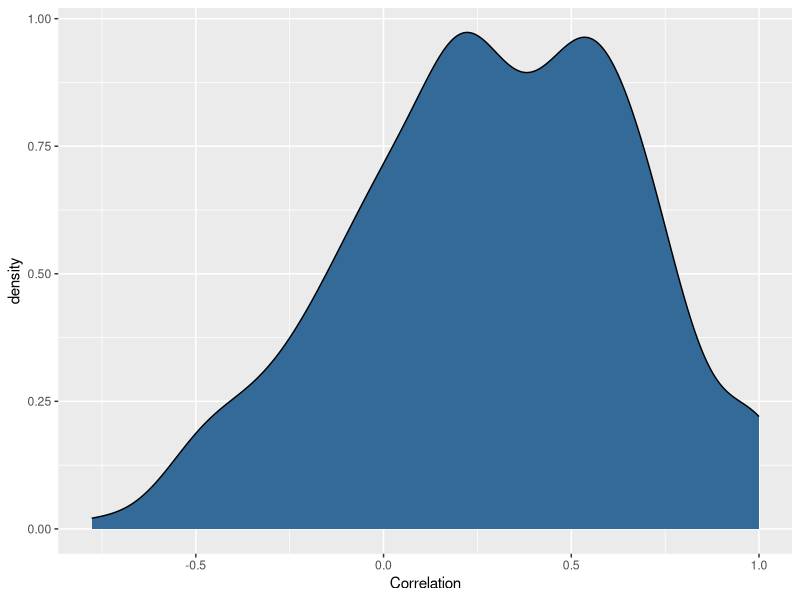
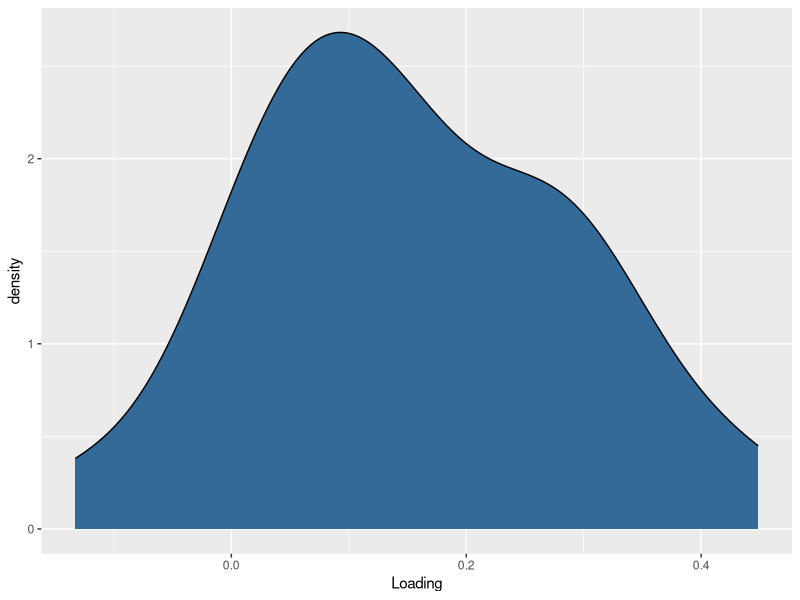
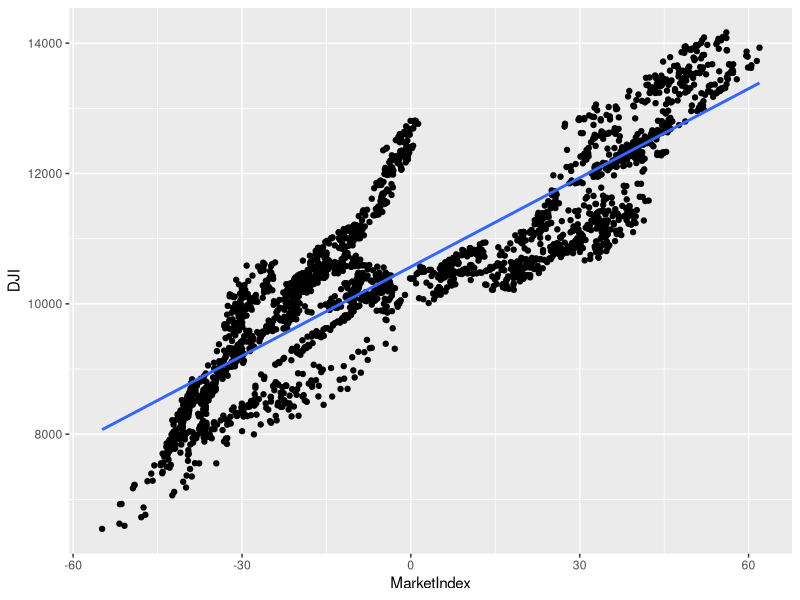
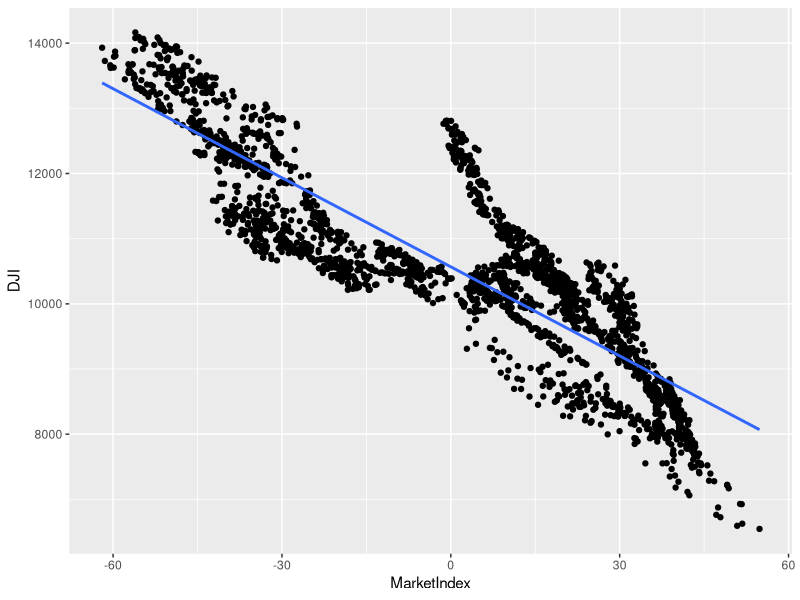
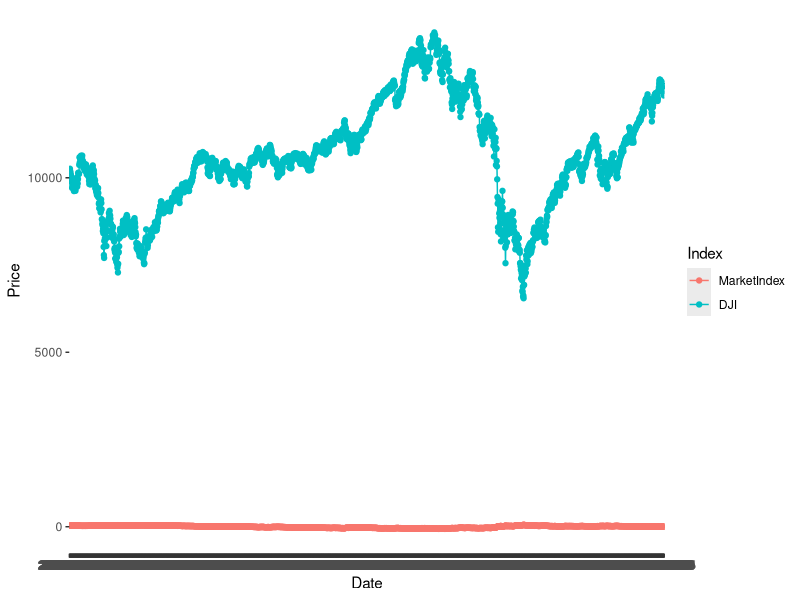
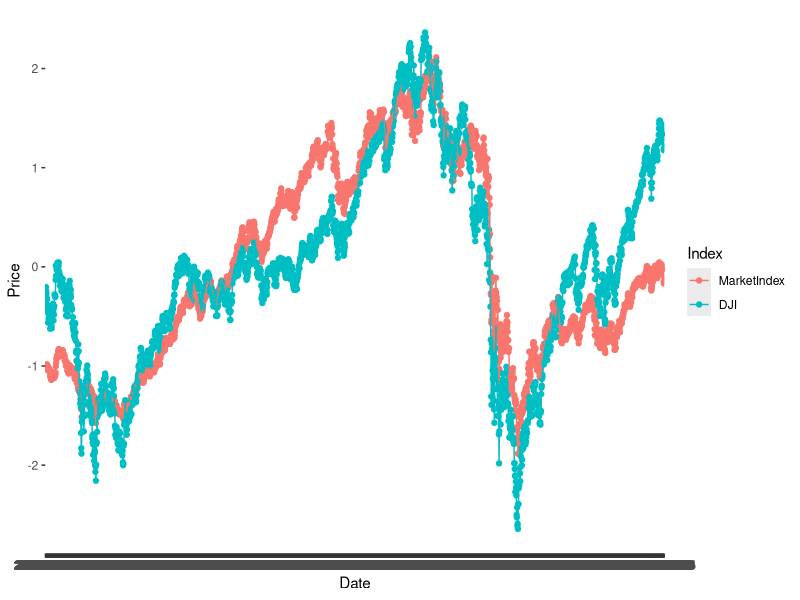

Generate these figures, in order, with R:
## ---- chunk 1
knitr::opts_chunk$set(echo = TRUE)
## ---- chunk 2
prices <- read.csv('data/stock_prices.csv')
library(ggplot2)
library(lubridate)
prices <- transform(prices,Date=ymd(Date))
## ---- chunk 3
library(reshape)
date.stock.matrix <- cast(prices,Date~Stock,value='Close')
## ---- chunk 4
prices <- subset(prices,Date!=ymd('2002-02-01'))
prices <- subset(prices,Stock!='DDR')
date.stock.matrix <- cast(prices,Date~Stock,value='Close')
## ---- chunk 5
cor.matrix <- cor(date.stock.matrix[,2:ncol(date.stock.matrix)])
correlations <- as.numeric(cor.matrix)

ggplot(data.frame(Correlation=correlations),
       aes(x=Correlation,fill=1))+
  geom_density()+
  theme(legend.position = 'none')
## ---- chunk 6
pca <- princomp(date.stock.matrix[,2:ncol(date.stock.matrix)])
pca
## ---- chunk 7
principal.component <- pca$loadings[,1]
loadings <- as.numeric(principal.component)
ggplot(data.frame(Loading=loadings),aes(x=Loading,fill=1))+
  geom_density()+
  theme(legend.position = 'none')
## ---- chunk 8
market.index <- predict(pca)[,1]
## ---- chunk 9
dji.prices <- read.csv('data/DJI.csv',stringsAsFactors = F)
dji.prices <- transform(dji.prices,Date <- ymd(Date))
dji.prices <- subset(dji.prices,Date>ymd('2001-12-31'))
dji.prices <- subset(dji.prices,Date!=ymd('2002-02-01'))

dji <- with(dji.prices,rev(Close))
dates <- with(dji.prices,rev(Date))
## ---- chunk 10
comparison <- data.frame(Date=dates,MarketIndex=market.index,DJI=dji)
ggplot(comparison,aes(x=MarketIndex,y=DJI))+
  geom_point()+
  geom_smooth(method='lm',se=FALSE)
## ---- chunk 11
comparison <- data.frame(Date=dates,MarketIndex= -1*market.index, DJI=dji)
ggplot(comparison,aes(x=MarketIndex,y=DJI))+
  geom_point()+
  geom_smooth(method='lm',se=FALSE)
## ---- chunk 12
alt.comparison <- melt(comparison,id.vars = 'Date')
names(alt.comparison) <- c('Date','Index','Price')
ggplot(alt.comparison,aes(x=Date,y=Price,group=Index,color=Index))+
  geom_point()+
  geom_line()

## ---- chunk 13
comparison <- transform(comparison,MarketIndex=-scale(MarketIndex))
comparison <- transform(comparison,DJI=scale(DJI))
alt.comparison <- melt(comparison,id.vars = 'Date')
names(alt.comparison) <- c('Date','Index','Price')
ggplot(alt.comparison,aes(x=Date,y=Price,group=Index,color=Index))+
  geom_point()+
  geom_line()
